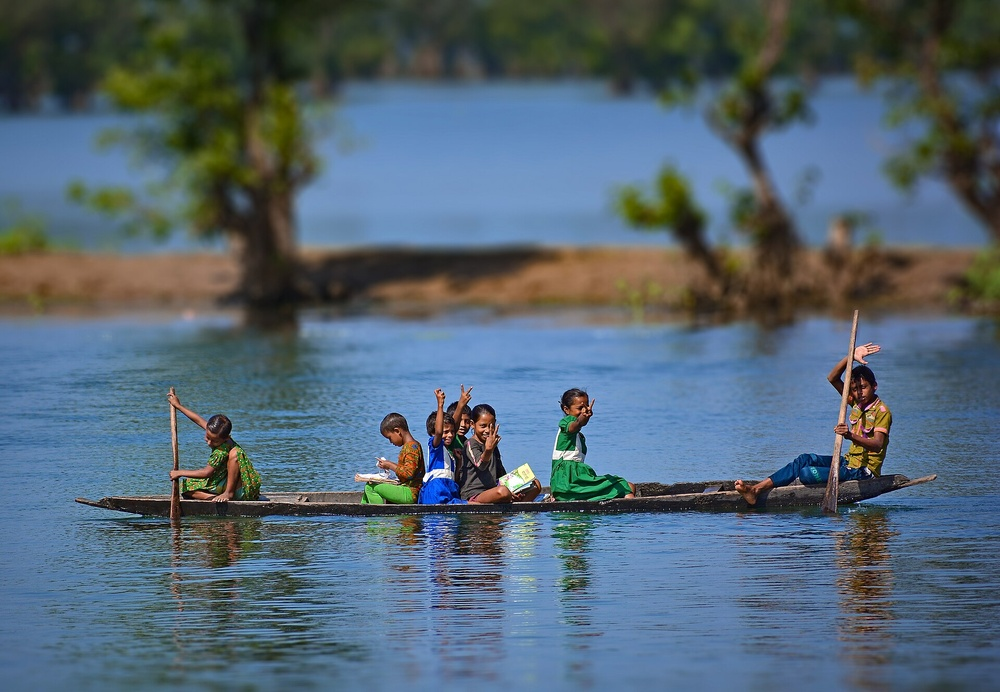
#> input picture lab02/boat.jpg, 1000 x 692 px, shrunk from 1920 x 1328 before the run
$ python hist.py
#> lines starting #> are read from the running program, lines starting #| are printed output that depends on the picture
import numpy as np
import matplotlib.pyplot as plt
import cv2

def compute_cdf(pdf):
    cdf=np.empty_like(pdf)
    cdf[0]=pdf[0]
    for i in range(1, len(pdf)):
        cdf[i]=cdf[i-1]+pdf[i]
    return cdf


#====================================================
img1=cv2.imread('boat.jpg')
#> img1 is the input picture: shape (692, 1000, 3); mean B, G, R 115.3, 101.5, 83.7

source=cv2.cvtColor(img1,cv2.COLOR_BGR2RGB)

lab = cv2.cvtColor(source, cv2.COLOR_RGB2LAB)
#> lab: shape (692, 1000, 3); mean of channels 0, 1, 2 106.8, 126.3, 119.1

L, a, b = cv2.split(lab)
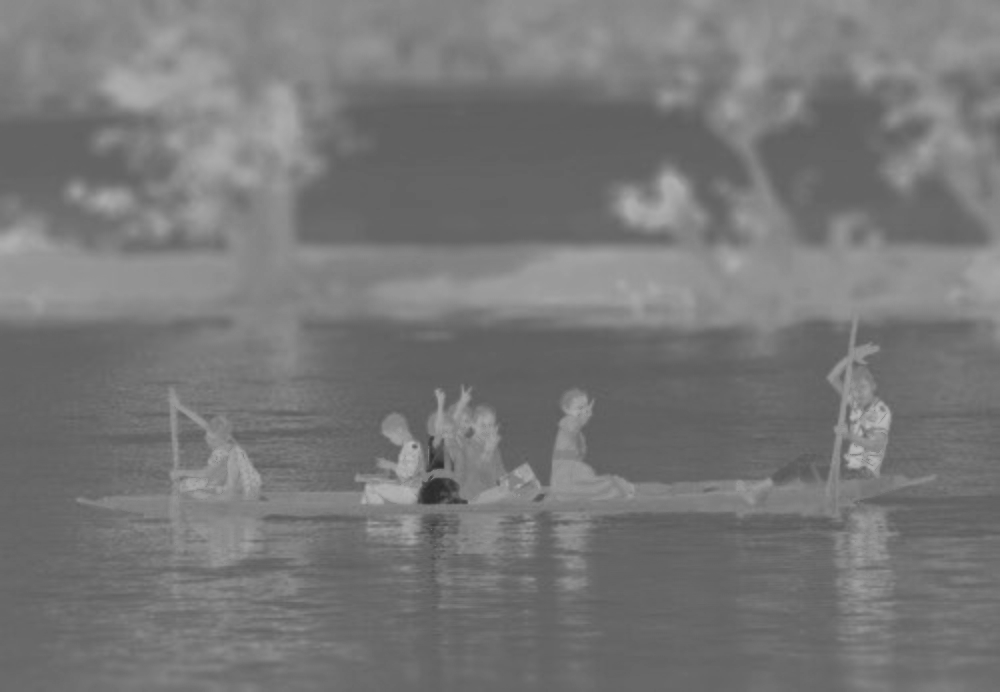
#> b: shape (692, 1000); min 43, max 186, mean 119.1

hist, bins = np.histogram(L.ravel(), bins=256, range=(0, 256))
#> hist = 256 values, max 9453 at index 139, min 0 at index 4, mean 2703.1; bins = 257 values from 0 to 256

pdf=hist/np.sum(hist)
#> pdf = 256 values, max 0.0137 at index 139, min 0 at index 4, mean 0.00391

cdf=compute_cdf(pdf)
#> after the loop in compute_cdf, `for i in range(1, len(pdf)):`: cdf = 256 values from 2.31e-05 to 1
#> cdf = 256 values from 2.31e-05 to 1


#====================================================
img2=cv2.imread('power_plant.jpg')
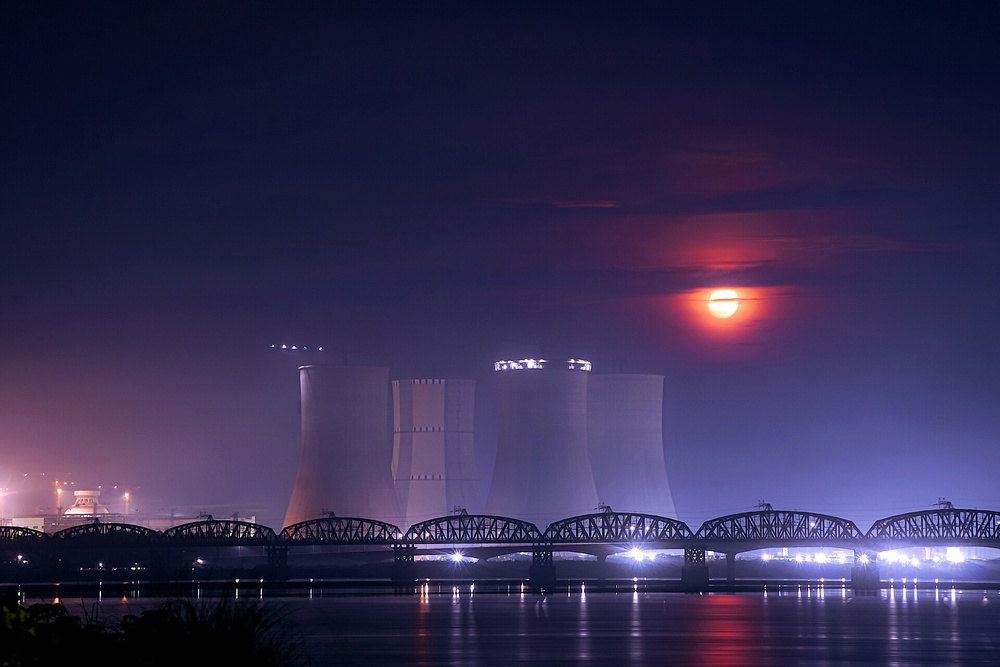
#> input picture lab02/power_plant.jpg, 1000 x 667 px, shrunk from 1920 x 1280 before the run
#> img2 is the input picture: shape (667, 1000, 3); mean B, G, R 80.3, 44.1, 52

reference=cv2.cvtColor(img2,cv2.COLOR_BGR2RGB)

ref_lab=cv2.cvtColor(reference, cv2.COLOR_RGB2LAB)
#> ref_lab: shape (667, 1000, 3); mean of channels 0, 1, 2 51.4, 141.4, 107.5

L_ref, a_ref, b_ref = cv2.split(ref_lab)
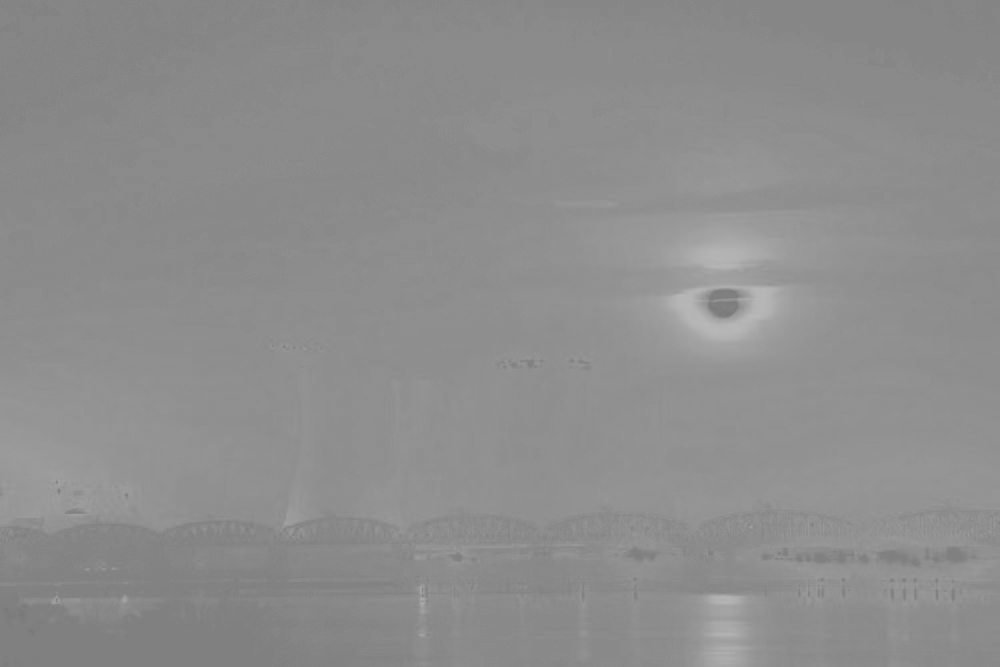
#> a_ref: shape (667, 1000); min 120, max 184, mean 141.4
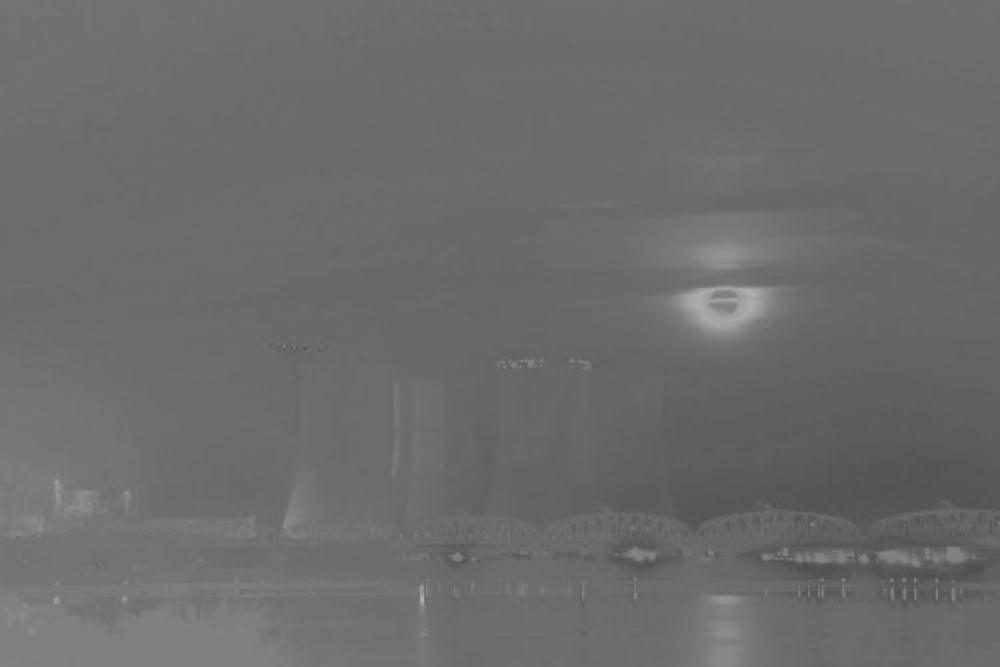
#> b_ref: shape (667, 1000); min 77, max 184, mean 107.5

ref_hist, ref_bins = np.histogram(L_ref.ravel(), bins=256, range=(0, 256))
#> ref_hist = 256 values, max 20177 at index 11, min 0 at index 4, mean 2605.5; ref_bins = 257 values from 0 to 256

ref_pdf=ref_hist/np.sum(ref_hist)
#> ref_pdf = 256 values, max 0.0303 at index 11, min 0 at index 4, mean 0.00391

ref_cdf=compute_cdf(ref_pdf)
#> ref_cdf = 256 values from 0.0164 to 1


#====================================================
mapping = np.zeros(256, dtype=np.uint8)

for r in range(256):
    z = np.argmin(np.abs(ref_cdf - cdf[r]))
    mapping[r] = z
#> this loop made 256 passes
#> z on passes 1 to 3: 0, 0, 0
#> after the loop, mapping = 256 values from 0 to 255


L_matched = mapping[L]
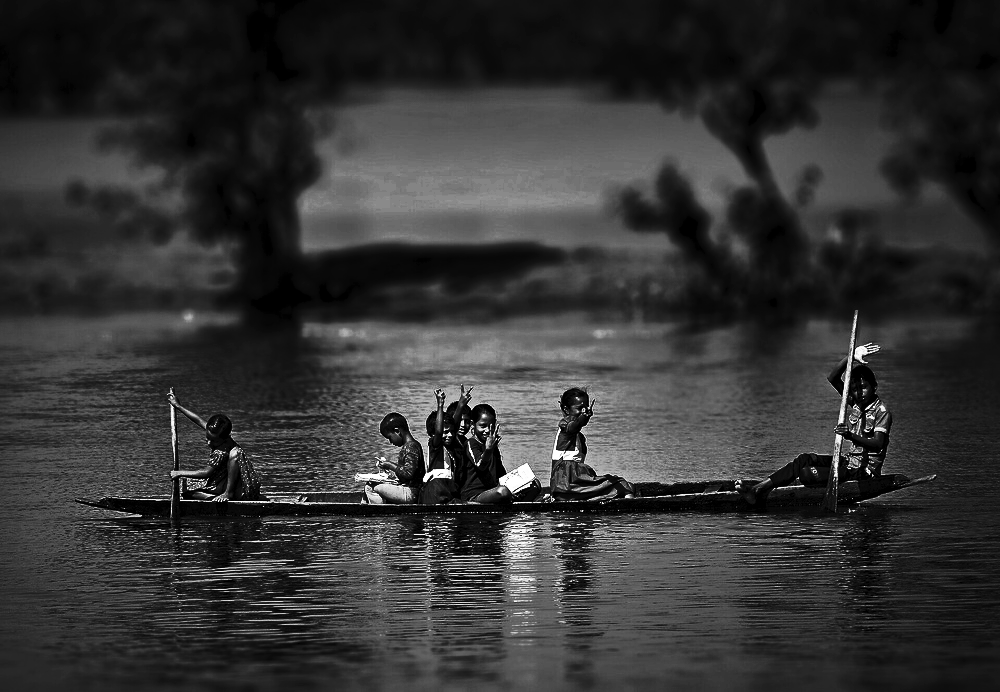
#> L_matched: shape (692, 1000); min 0, max 255, mean 51.6

matched_lab = cv2.merge((L_matched, a, b))
#> matched_lab: shape (692, 1000, 3); mean of channels 0, 1, 2 51.6, 126.3, 119.1

matched_rgb = cv2.cvtColor(matched_lab, cv2.COLOR_LAB2RGB)
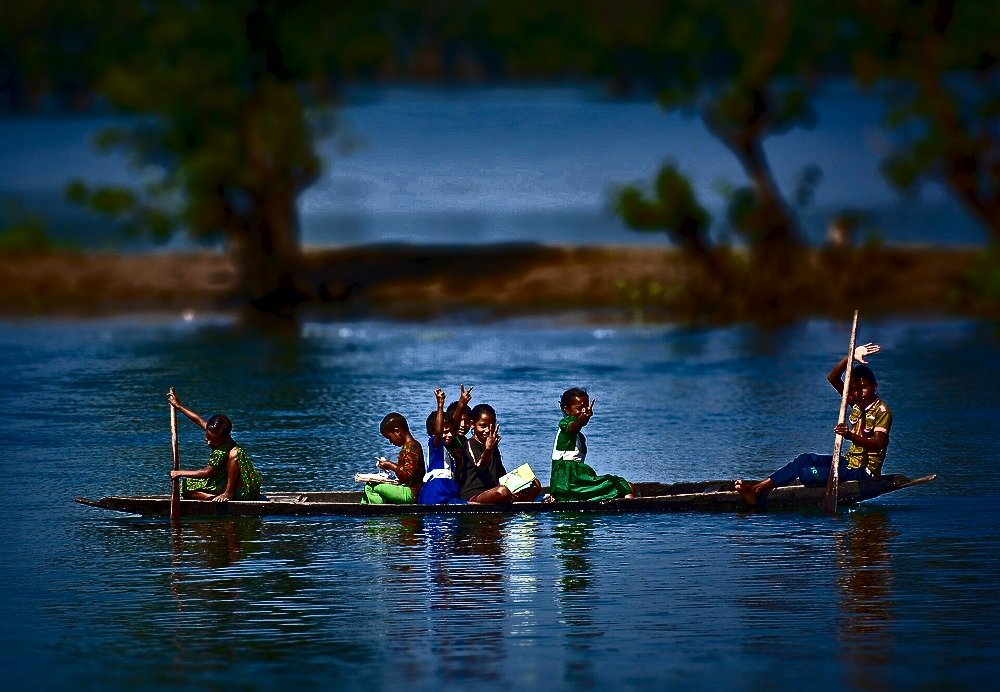
#> matched_rgb: shape (692, 1000, 3); mean R, G, B 30.7, 51.6, 64.5

matched_hist, matched_bins = np.histogram(L_matched.ravel(), bins=256, range=(0, 256))
#> matched_hist = 256 values, max 18298 at index 11, min 0 at index 4, mean 2703.1; matched_bins = 257 values from 0 to 256

matched_pdf=matched_hist/np.sum(matched_hist)
#> matched_pdf = 256 values, max 0.0264 at index 11, min 0 at index 4, mean 0.00391

matched_cdf=compute_cdf(matched_pdf)
#> matched_cdf = 256 values from 0.0188 to 1


#==================================================== extra==========
plt.figure(figsize=(15, 8))

plt.subplot(3, 3, 1)
plt.imshow(img1)
plt.title("Input Image")
plt.axis("off")

plt.subplot(3, 3, 2)
plt.plot(bins[:-1], pdf, color='red', linewidth=2)
plt.title("PDF of source image")


plt.subplot(3, 3, 3)
plt.plot(cdf, color='red', linewidth=2)
plt.title("CDF of source image")


plt.subplot(3, 3, 4)
plt.imshow(img2)
plt.title("Reference Image")
plt.axis("off")

plt.subplot(3, 3, 5)
plt.plot(bins[:-1], ref_pdf, color='blue', linewidth=2)
plt.title("PDF of reference image")


plt.subplot(3, 3, 6)
plt.plot(ref_cdf, color='blue', linewidth=2)
plt.title("CDF of reference image")


plt.subplot(3, 3, 7)
plt.imshow(matched_rgb)
plt.title("Matched Image")
plt.axis("off")

plt.subplot(3, 3, 8)
plt.plot(matched_bins[:-1], matched_pdf, color='green', linewidth=2)
plt.title("PDF of matched image")


plt.subplot(3, 3, 9)
plt.plot(matched_cdf, color='green', linewidth=2)
plt.title("CDF of matched image")


plt.subplots_adjust(
    hspace=0.3,
    bottom=0.18
)


plt.figtext(
    0.5, 0.04,
    "Equalize an RGB image by equalizing only the L channel in Lab color space",
    ha="center",
    fontsize=12,
    fontweight="bold"
)


plt.figtext(
    0.98, 0.01,
    "Name: Pritom Banik" \
    "\nRoll: 2107052",
    ha="right",
    va="bottom",
    fontsize=11
)

plt.show()
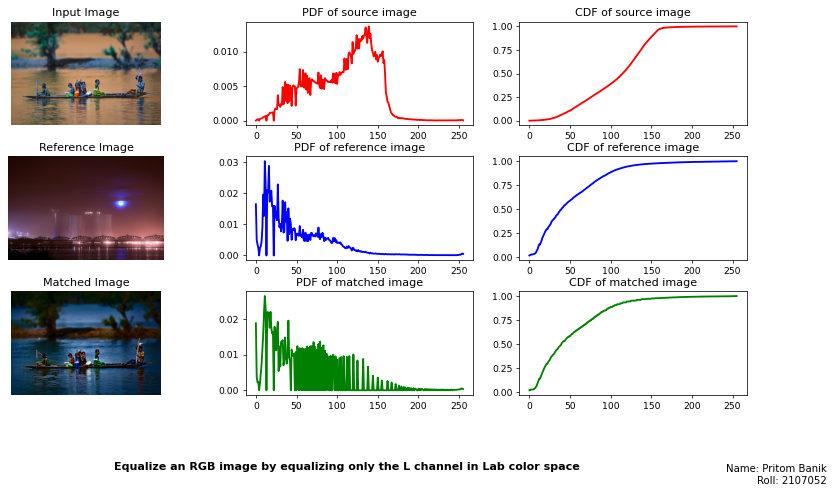
#> figure drawn by matplotlib, 9 panels; B, G, R data is drawn as R, G, B; panel 2: curve peaks at x = 139, y = 0.0137; panel 3: curve peaks at x = 255, y = 1; panel 5: curve peaks at x = 11, y = 0.0303; panel 6: curve peaks at x = 255, y = 1
